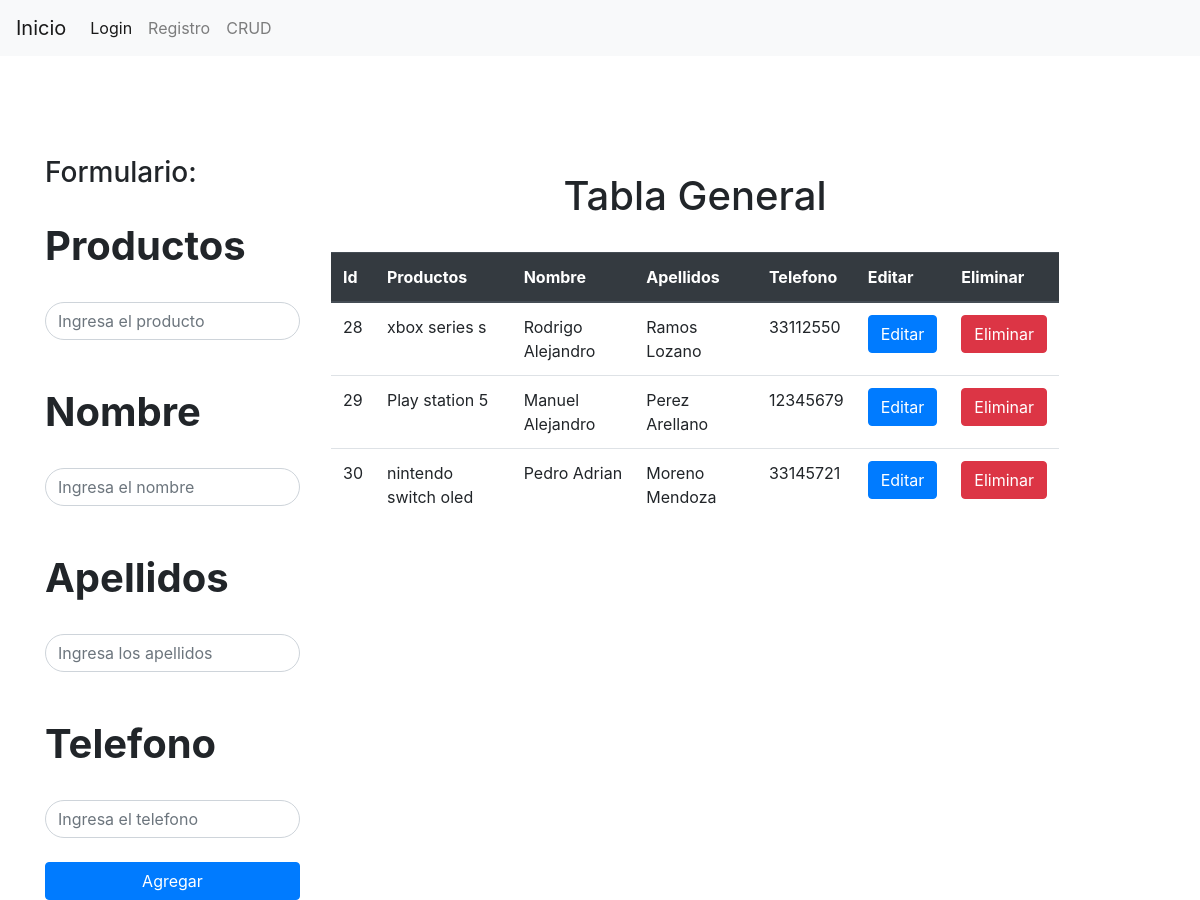
/views/crud.php, run on an earlier commit of the app's database.
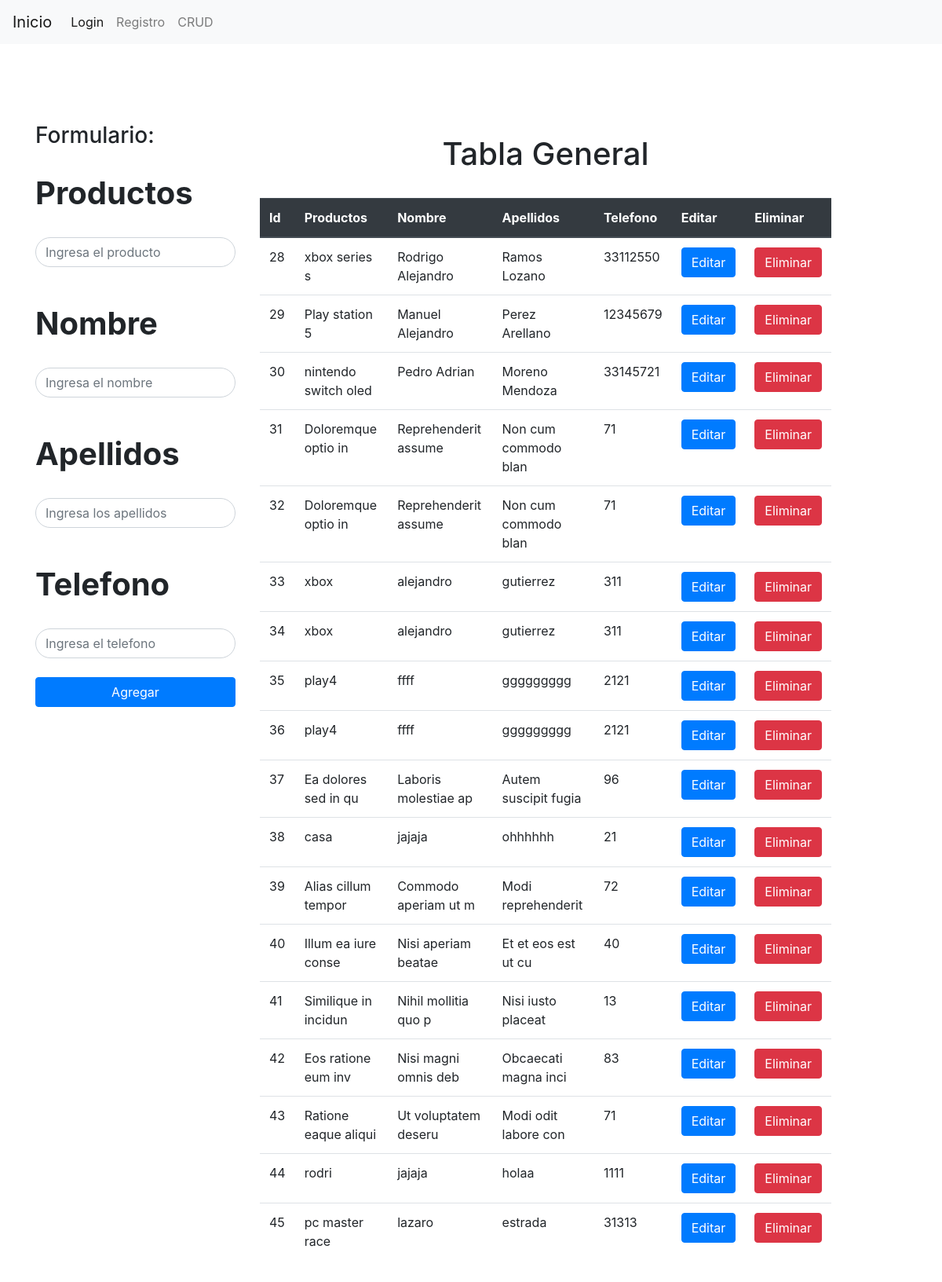
And on a later commit of the database.
### tables this page shows
CREATE TABLE `productos` (
  `cod_producto` int(255) NOT NULL,
  `producto` varchar(50) NOT NULL,
  `nombre` varchar(255) NOT NULL,
  `apellidos` varchar(255) NOT NULL,
  `telefono` int(50) NOT NULL
);

### views/crud.php (the view, shortened to what this page needs)
<?php
 include ('views/db.php');
 $result = mysqli_query($conn,'SELECT * FROM productos');
 ?>
<!doctype html>
<html lang="en">
  <head>
    <link rel="stylesheet" href="https://stackpath.bootstrapcdn.com/bootstrap/4.3.1/css/bootstrap.min.css">
  </head>
<link rel="stylesheet" href="index.css">
  <body>
  <nav class="navbar navbar-expand-lg navbar-light bg-light">
  <a class="navbar-brand" href="main">Inicio</a>
  <div class="collapse navbar-collapse" id="navbarSupportedContent">
    <ul class="navbar-nav mr-auto">
      <li class="nav-item active">
        <a class="nav-link" href="login">Login <span class="sr-only"></span></a>
      </li>
      <li class="nav-item">
        <a class="nav-link" href="registro">Registro</a>
      </li>
      <li class="nav-item">
        <a class="nav-link" href="crud">CRUD</a>
    </ul>
  </div>
</nav>
      <div class="container justify-items-center n">
      <div class="row">
      <div class="col-xs-12 col-lg-3">
      <form action="add" method="POST">
    <h3>Formulario:</h3>
        <br>
      <h1 class="text-left"><strong>Productos</strong></h1>
      <br>
      <input type="text" required placeholder="Ingresa el producto" name="producto" class="form-control">
      <br>
<br>
      <h1 class="text-left"><strong>Nombre</strong></h1>
      <br>
      <input type="text" required placeholder="Ingresa el nombre" name="nombre" class="form-control">
      <br>
     <br>
      <h1 class="text-left"><strong>Apellidos</strong></h1>
      <br>
      <input type="text" required placeholder="Ingresa los apellidos" name="apellidos" class="form-control">
      <br>
     <br>
      <h1 class="text-left"><strong>Telefono</strong></h1>
      <br>
      <input type="number" required placeholder="Ingresa el telefono" name="telefono" class="form-control">
      <br>
<input type="submit" value="Agregar" class="btn btn-primary btn-block">
      </form>
      </div>
      <div class="col-xs-12 col-lg-8 p-3">
            <center>
<h1>Tabla General</h1>
</center>
<br>
      <table class="table">
  <thead class="thead-dark">
    <tr>
      <th scope="col">Id</th>
      <th scope="col">Productos</th>
      <th scope="col">Nombre</th>
      <th scope="col">Apellidos</th>
      <th scope="col">Telefono</th>
      <th scope="col">Editar</th>
      <th scope="col">Eliminar</th>
    </tr>
  </thead>
  <tbody>
  <?php foreach($result as $row){ ?>
    <tr>
      <td><?php echo $row['cod_producto']; ?></td>
      <td><?php echo $row['producto'] ?></td>
      <td><?php echo $row['nombre'] ?></td>
      <td><?php echo $row['apellidos'] ?></td>
      <td><?php echo $row['telefono'] ?></td>
      <td><a href="edit?id=<?php echo $row['cod_producto']?>" class="btn btn-primary">Editar</a></td>
      <td><a href="delite?id=<?php echo $row['cod_producto']?>" class="btn btn-danger" >Eliminar</a></td>
    </tr>
        <?php }?>
  </tbody>
</table>
<br>
<br>
<br>
  </body>
</html>

### public/css/index.css (style rules this page uses)
.form-control { border-radius:1.5rem; }

### views/crud.php (style rules this page uses)
.n { margin-top: 100px; }

What changed in the data, as far as the page shows it:
added productos: cod_producto "31", producto "Doloremque optio in", nombre "Reprehenderit assume", apellidos "Non cum commodo blan", telefono "71"
added productos: cod_producto "32", producto "Doloremque optio in", nombre "Reprehenderit assume", apellidos "Non cum commodo blan", telefono "71"
added productos: cod_producto "33", producto "xbox", nombre "alejandro", apellidos "gutierrez", telefono "311"
added productos: cod_producto "34", producto "xbox", nombre "alejandro", apellidos "gutierrez", telefono "311"
added productos: cod_producto "35", producto "play4", nombre "ffff", apellidos "ggggggggg", telefono "2121"
added productos: cod_producto "36", producto "play4", nombre "ffff", apellidos "ggggggggg", telefono "2121"
added productos: cod_producto "37", producto "Ea dolores sed in qu", nombre "Laboris molestiae ap", apellidos "Autem suscipit fugia", telefono "96"
added productos: cod_producto "38", producto "casa", nombre "jajaja", apellidos "ohhhhhh", telefono "21"
added productos: cod_producto "39", producto "Alias cillum tempor", nombre "Commodo aperiam ut m", apellidos "Modi reprehenderit", telefono "72"
added productos: cod_producto "40", producto "Illum ea iure conse", nombre "Nisi aperiam beatae", apellidos "Et et eos est ut cu", telefono "40"
added productos: cod_producto "41", producto "Similique in incidun", nombre "Nihil mollitia quo p", apellidos "Nisi iusto placeat", telefono "13"
added productos: cod_producto "42", producto "Eos ratione eum inv", nombre "Nisi magni omnis deb", apellidos "Obcaecati magna inci", telefono "83"
added productos: cod_producto "43", producto "Ratione eaque aliqui", nombre "Ut voluptatem deseru", apellidos "Modi odit labore con", telefono "71"
added productos: cod_producto "44", producto "rodri", nombre "jajaja", apellidos "holaa", telefono "1111"
added productos: cod_producto "45", producto "pc master race", nombre "lazaro", apellidos "estrada", telefono "31313"
